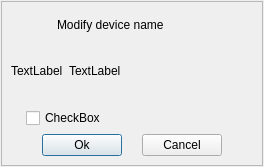
<?xml version="1.0" encoding="UTF-8"?>
<ui version="4.0">
 <class>Powerline_MessageBox</class>
 <widget class="QDialog" name="Powerline_MessageBox">
  <property name="geometry">
   <rect>
    <x>0</x>
    <y>0</y>
    <width>264</width>
    <height>167</height>
   </rect>
  </property>
  <property name="windowTitle">
   <string>Dialog</string>
  </property>
  <property name="modal">
   <bool>false</bool>
  </property>
  <layout class="QHBoxLayout" name="horizontalLayout">
   <property name="spacing">
    <number>0</number>
   </property>
   <property name="margin">
    <number>1</number>
   </property>
   <item>
    <widget class="QFrame" name="iframe">
     <property name="frameShape">
      <enum>QFrame::StyledPanel</enum>
     </property>
     <property name="frameShadow">
      <enum>QFrame::Raised</enum>
     </property>
     <layout class="QVBoxLayout" name="verticalLayout">
      <property name="leftMargin">
       <number>9</number>
      </property>
      <property name="topMargin">
       <number>14</number>
      </property>
      <item>
       <widget class="QFrame" name="frame_3">
        <property name="sizePolicy">
         <sizepolicy hsizetype="Preferred" vsizetype="Fixed">
          <horstretch>0</horstretch>
          <verstretch>0</verstretch>
         </sizepolicy>
        </property>
        <property name="frameShape">
         <enum>QFrame::NoFrame</enum>
        </property>
        <property name="frameShadow">
         <enum>QFrame::Plain</enum>
        </property>
        <layout class="QHBoxLayout" name="horizontalLayout_3">
         <property name="spacing">
          <number>0</number>
         </property>
         <property name="margin">
          <number>0</number>
         </property>
         <item>
          <spacer name="horizontalSpacer_2">
           <property name="orientation">
            <enum>Qt::Horizontal</enum>
           </property>
           <property name="sizeType">
            <enum>QSizePolicy::Fixed</enum>
           </property>
           <property name="sizeHint" stdset="0">
            <size>
             <width>46</width>
             <height>18</height>
            </size>
           </property>
          </spacer>
         </item>
         <item>
          <widget class="QLabel" name="label_title">
           <property name="sizePolicy">
            <sizepolicy hsizetype="Expanding" vsizetype="Preferred">
             <horstretch>0</horstretch>
             <verstretch>0</verstretch>
            </sizepolicy>
           </property>
           <property name="text">
            <string>Modify device name</string>
           </property>
          </widget>
         </item>
        </layout>
       </widget>
      </item>
      <item>
       <widget class="QFrame" name="frame_1">
        <property name="sizePolicy">
         <sizepolicy hsizetype="Preferred" vsizetype="Expanding">
          <horstretch>0</horstretch>
          <verstretch>0</verstretch>
         </sizepolicy>
        </property>
        <layout class="QHBoxLayout" name="horizontalLayout_4">
         <property name="margin">
          <number>0</number>
         </property>
         <item>
          <widget class="QLabel" name="lab_pic">
           <property name="text">
            <string>TextLabel</string>
           </property>
          </widget>
         </item>
         <item>
          <widget class="QLabel" name="lab_content">
           <property name="sizePolicy">
            <sizepolicy hsizetype="Expanding" vsizetype="Expanding">
             <horstretch>0</horstretch>
             <verstretch>0</verstretch>
            </sizepolicy>
           </property>
           <property name="text">
            <string>TextLabel</string>
           </property>
           <property name="wordWrap">
            <bool>true</bool>
           </property>
          </widget>
         </item>
        </layout>
       </widget>
      </item>
      <item>
       <widget class="QFrame" name="frame">
        <property name="frameShape">
         <enum>QFrame::NoFrame</enum>
        </property>
        <property name="frameShadow">
         <enum>QFrame::Plain</enum>
        </property>
        <layout class="QHBoxLayout" name="horizontalLayout_5">
         <property name="leftMargin">
          <number>15</number>
         </property>
         <property name="topMargin">
          <number>0</number>
         </property>
         <property name="rightMargin">
          <number>15</number>
         </property>
         <property name="bottomMargin">
          <number>0</number>
         </property>
         <item>
          <widget class="QCheckBox" name="checkBox">
           <property name="focusPolicy">
            <enum>Qt::NoFocus</enum>
           </property>
           <property name="text">
            <string>CheckBox</string>
           </property>
          </widget>
         </item>
        </layout>
       </widget>
      </item>
      <item>
       <widget class="QFrame" name="frame_2">
        <property name="sizePolicy">
         <sizepolicy hsizetype="Preferred" vsizetype="Fixed">
          <horstretch>0</horstretch>
          <verstretch>0</verstretch>
         </sizepolicy>
        </property>
        <layout class="QHBoxLayout" name="horizontalLayout_2">
         <property name="spacing">
          <number>20</number>
         </property>
         <property name="margin">
          <number>0</number>
         </property>
         <item>
          <spacer name="horizontalSpacer">
           <property name="orientation">
            <enum>Qt::Horizontal</enum>
           </property>
           <property name="sizeHint" stdset="0">
            <size>
             <width>40</width>
             <height>20</height>
            </size>
           </property>
          </spacer>
         </item>
         <item>
          <widget class="QPushButton" name="but_ok">
           <property name="text">
            <string>Ok</string>
           </property>
          </widget>
         </item>
         <item>
          <widget class="QPushButton" name="but_cancel">
           <property name="text">
            <string>Cancel</string>
           </property>
          </widget>
         </item>
         <item>
          <spacer name="horizontalSpacer_3">
           <property name="orientation">
            <enum>Qt::Horizontal</enum>
           </property>
           <property name="sizeHint" stdset="0">
            <size>
             <width>40</width>
             <height>20</height>
            </size>
           </property>
          </spacer>
         </item>
        </layout>
       </widget>
      </item>
     </layout>
    </widget>
   </item>
  </layout>
 </widget>
 <resources/>
 <connections/>
</ui>
